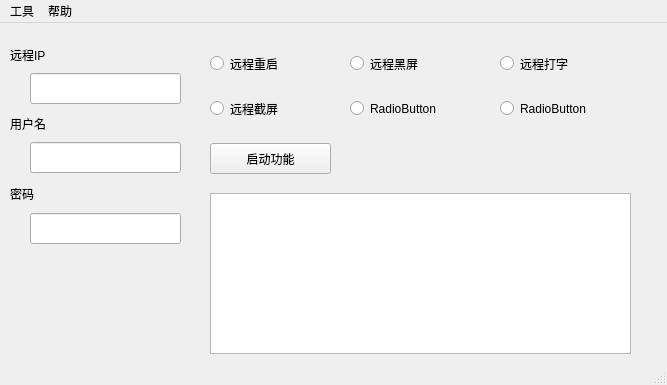
<?xml version="1.0" encoding="UTF-8"?>
<ui version="4.0">
 <class>MainWindow</class>
 <widget class="QMainWindow" name="MainWindow">
  <property name="geometry">
   <rect>
    <x>0</x>
    <y>0</y>
    <width>667</width>
    <height>385</height>
   </rect>
  </property>
  <property name="windowTitle">
   <string>lyq远程控制测试</string>
  </property>
  <widget class="QWidget" name="centralwidget">
   <widget class="QPushButton" name="send_to_remote_button">
    <property name="geometry">
     <rect>
      <x>210</x>
      <y>120</y>
      <width>121</width>
      <height>31</height>
     </rect>
    </property>
    <property name="text">
     <string>启动功能</string>
    </property>
   </widget>
   <widget class="QTextBrowser" name="response_browser">
    <property name="geometry">
     <rect>
      <x>210</x>
      <y>170</y>
      <width>421</width>
      <height>161</height>
     </rect>
    </property>
   </widget>
   <widget class="QLineEdit" name="remote_user_edit">
    <property name="geometry">
     <rect>
      <x>30</x>
      <y>119</y>
      <width>151</width>
      <height>31</height>
     </rect>
    </property>
   </widget>
   <widget class="QLineEdit" name="remote_password_edit">
    <property name="geometry">
     <rect>
      <x>30</x>
      <y>190</y>
      <width>151</width>
      <height>31</height>
     </rect>
    </property>
   </widget>
   <widget class="QLabel" name="label">
    <property name="geometry">
     <rect>
      <x>10</x>
      <y>90</y>
      <width>54</width>
      <height>21</height>
     </rect>
    </property>
    <property name="text">
     <string>用户名</string>
    </property>
   </widget>
   <widget class="QLabel" name="label_2">
    <property name="geometry">
     <rect>
      <x>10</x>
      <y>160</y>
      <width>54</width>
      <height>21</height>
     </rect>
    </property>
    <property name="text">
     <string>密码</string>
    </property>
   </widget>
   <widget class="QLineEdit" name="remote_ip_edit">
    <property name="geometry">
     <rect>
      <x>30</x>
      <y>50</y>
      <width>151</width>
      <height>31</height>
     </rect>
    </property>
   </widget>
   <widget class="QLabel" name="label_3">
    <property name="geometry">
     <rect>
      <x>10</x>
      <y>21</y>
      <width>61</width>
      <height>21</height>
     </rect>
    </property>
    <property name="text">
     <string>远程IP</string>
    </property>
   </widget>
   <widget class="QRadioButton" name="reboot_radio">
    <property name="geometry">
     <rect>
      <x>210</x>
      <y>25</y>
      <width>101</width>
      <height>31</height>
     </rect>
    </property>
    <property name="text">
     <string>远程重启</string>
    </property>
   </widget>
   <widget class="QRadioButton" name="black_screen_radio">
    <property name="geometry">
     <rect>
      <x>350</x>
      <y>25</y>
      <width>101</width>
      <height>31</height>
     </rect>
    </property>
    <property name="text">
     <string>远程黑屏</string>
    </property>
   </widget>
   <widget class="QRadioButton" name="typing_radio">
    <property name="geometry">
     <rect>
      <x>500</x>
      <y>25</y>
      <width>101</width>
      <height>31</height>
     </rect>
    </property>
    <property name="text">
     <string>远程打字</string>
    </property>
   </widget>
   <widget class="QRadioButton" name="capture_screen_radio">
    <property name="geometry">
     <rect>
      <x>210</x>
      <y>70</y>
      <width>101</width>
      <height>31</height>
     </rect>
    </property>
    <property name="text">
     <string>远程截屏</string>
    </property>
   </widget>
   <widget class="QRadioButton" name="radioButton_5">
    <property name="geometry">
     <rect>
      <x>350</x>
      <y>70</y>
      <width>131</width>
      <height>31</height>
     </rect>
    </property>
    <property name="text">
     <string>RadioButton</string>
    </property>
   </widget>
   <widget class="QRadioButton" name="radioButton_6">
    <property name="geometry">
     <rect>
      <x>500</x>
      <y>70</y>
      <width>141</width>
      <height>31</height>
     </rect>
    </property>
    <property name="text">
     <string>RadioButton</string>
    </property>
   </widget>
  </widget>
  <widget class="QMenuBar" name="menubar">
   <property name="geometry">
    <rect>
     <x>0</x>
     <y>0</y>
     <width>667</width>
     <height>22</height>
    </rect>
   </property>
   <widget class="QMenu" name="menu">
    <property name="title">
     <string>帮助</string>
    </property>
    <addaction name="actionAbout"/>
   </widget>
   <widget class="QMenu" name="menu_2">
    <property name="title">
     <string>工具</string>
    </property>
    <addaction name="actionScan_Network"/>
   </widget>
   <addaction name="menu_2"/>
   <addaction name="menu"/>
  </widget>
  <widget class="QStatusBar" name="statusbar"/>
  <action name="actionAbout">
   <property name="text">
    <string>About...</string>
   </property>
  </action>
  <action name="actionScan_Network">
   <property name="text">
    <string>Scan Network...</string>
   </property>
  </action>
 </widget>
 <resources/>
 <connections/>
</ui>
